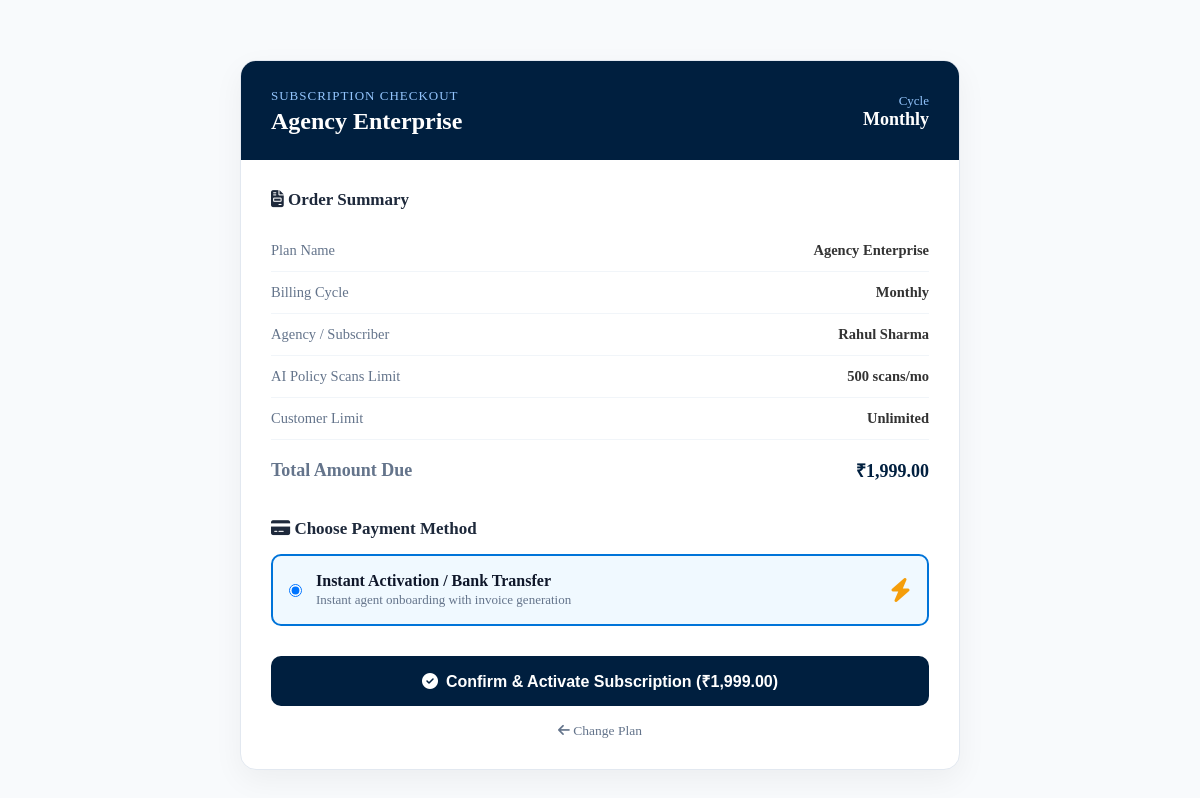
Page /payment_checkout.php?plan_id=3&cycle=monthly (signed in) on the committed database.
### tables this page shows
CREATE TABLE `subscription_plans` (
  `id` BIGINT AUTO_INCREMENT PRIMARY KEY,
  `name` VARCHAR(100) NOT NULL,
  `slug` VARCHAR(100) NOT NULL UNIQUE,
  `description` TEXT NULL,
  `monthly_price` DECIMAL(10,2) NOT NULL DEFAULT 0.00,
  `quarterly_price` DECIMAL(10,2) NOT NULL DEFAULT 0.00,
  `yearly_price` DECIMAL(10,2) NOT NULL DEFAULT 0.00,
  `validity_days` INT NOT NULL DEFAULT 30,
  `max_customers` INT NOT NULL DEFAULT 100,
  `max_policies` INT NOT NULL DEFAULT 200,
  `monthly_ai_scans` INT NOT NULL DEFAULT 50,
  `team_members_limit` INT NOT NULL DEFAULT 1,
  `whatsapp_limit` INT NOT NULL DEFAULT 500,
  `reports_access` BOOLEAN NOT NULL DEFAULT TRUE,
  `advanced_features` BOOLEAN NOT NULL DEFAULT FALSE,
  `is_trial` BOOLEAN NOT NULL DEFAULT FALSE,
  `trial_days` INT NOT NULL DEFAULT 0,
  `is_active` BOOLEAN NOT NULL DEFAULT TRUE,
  `display_order` INT NOT NULL DEFAULT 0,
  `created_at` DATETIME DEFAULT CURRENT_TIMESTAMP,
  `updated_at` DATETIME DEFAULT CURRENT_TIMESTAMP ON UPDATE CURRENT_TIMESTAMP,
  INDEX `idx_plan_slug` (`slug`),
  INDEX `idx_plan_active` (`is_active`)
);

CREATE TABLE `agents` (
  `id` BIGINT AUTO_INCREMENT PRIMARY KEY,
  `user_id` BIGINT NOT NULL UNIQUE,
  `branch_id` BIGINT NULL,
  `agent_code` VARCHAR(30) NOT NULL UNIQUE,
  `name` VARCHAR(150) NOT NULL,
  `agency_name` VARCHAR(200) NULL,
  `mobile` VARCHAR(15) NOT NULL,
  `email` VARCHAR(200) NULL,
  `address` TEXT NULL,
  `city` VARCHAR(100) NULL,
  `pincode` VARCHAR(10) NULL,
  `state` VARCHAR(100) NULL,
  `pan_number` VARCHAR(10) NULL,
  `aadhar_number` VARCHAR(12) NULL,
  `license_number` VARCHAR(30) NULL,
  `license_expiry_date` DATE NULL,
  `tds_rate` DECIMAL(5,2) NOT NULL DEFAULT 5.00,
  `joining_date` DATE NULL,
  `bank_name` VARCHAR(100) NULL,
  `bank_account_no` VARCHAR(20) NULL,
  `ifsc_code` VARCHAR(11) NULL,
  `referral_code` VARCHAR(50) NULL,
  `referred_by_agent_id` BIGINT NULL,
  `logo_path` VARCHAR(255) NULL,
  `whatsapp_consent` TINYINT(1) NOT NULL DEFAULT 1,
  `email_consent` TINYINT(1) NOT NULL DEFAULT 1,
  `terms_accepted_at` DATETIME NULL,
  `active_subscription_id` BIGINT NULL,
  `upi_id` VARCHAR(60) NULL,
  `wallet_balance` DECIMAL(14,2) DEFAULT 0.00,
  `outstanding_balance` DECIMAL(14,2) DEFAULT 0.00,
  `is_active` BOOLEAN DEFAULT TRUE,
  `created_at` DATETIME DEFAULT CURRENT_TIMESTAMP,
  `updated_at` DATETIME DEFAULT CURRENT_TIMESTAMP ON UPDATE CURRENT_TIMESTAMP,
  FOREIGN KEY (`user_id`) REFERENCES `users`(`id`) ON DELETE CASCADE,
  FOREIGN KEY (`branch_id`) REFERENCES `branches`(`id`) ON DELETE SET NULL,
  INDEX `idx_user_id` (`user_id`),
  INDEX `idx_branch_id` (`branch_id`),
  INDEX `idx_agent_code` (`agent_code`),
  INDEX `idx_license_expiry` (`license_expiry_date`),
  INDEX `idx_ag_active_sub` (`active_subscription_id`),
  INDEX `idx_ag_ref_code` (`referral_code`)
);

### config.php (called while the page is built, shortened)
<?php
function getDBConnection() {
    try {
        for ($try = 0; ; $try++) {
            try {
                $conn = new mysqli(DB_HOST, DB_USER, DB_PASS, DB_NAME);
                break;
            } catch (mysqli_sql_exception $e) {
                if ($try >= 3 || in_array($e->getCode(), [1044, 1045, 1049], true)) throw $e;
                error_log("DB connect retry " . ($try + 1) . ": " . $e->getMessage());
                usleep([150000, 400000, 900000][$try]);
            }
        }
        $conn->set_charset("utf8mb4");
        return $conn;
    } catch (Throwable $e) {
        error_log("Database error: " . $e->getMessage());
        $msg = htmlspecialchars($e->getMessage());
        die("<div style='font-family:sans-serif;max-width:620px;margin:50px auto;padding:25px;border:1px solid #f5c6cb;background:#f8d7da;color:#721c24;border-radius:8px;box-shadow:0 4px 12px rgba(0,0,0,0.08);'>
            <h3 style='margin-top:0;color:#721c24;'>Database Error</h3>
            <p><strong>Cause:</strong> " . $msg . "</p>
            <p style='font-size:14px;color:#555;'>Please verify your credentials in <code>config.php</code> or initialize your database using <a href='setup.php' style='color:#0d6efd;font-weight:bold;'>setup.php</a>.</p>
        </div>");
    }
}
function getSetting($key, $default = null) {
    try {
        $conn = getDBConnection();
        $stmt = $conn->prepare("SELECT setting_value FROM system_settings WHERE setting_key = ?");
        $stmt->bind_param("s", $key);
        $stmt->execute();
        $result = $stmt->get_result();
        if ($result->num_rows > 0) {
            $row = $result->fetch_assoc();
            $value = $row['setting_value'];
            return $value;
        }
        return $default;
    } catch (Exception $e) {
        error_log("Get setting error: " . $e->getMessage());
        return $default;
    }
}
function agentIdForUser($conn, $uid) {
    static $memo = [];
    $uid = (int)$uid;
    $st = $conn->prepare("SELECT id FROM agents WHERE user_id = ? LIMIT 1");
    $st->bind_param('i', $uid);
    $st->execute();
    $r = $st->get_result()->fetch_row();
    return $memo[$uid] = $r ? (int)$r[0] : null;
}
function getBranding() {
    static $cache = null;
    $defaults = [
        'site_name' => 'Insurance Management System',
        'site_logo' => 'uploads/logos/site_logo.png',
        'currency_symbol' => '₹',
        'site_footer' => ''
    ];
    try {
        $logo = getSetting('site_logo', $defaults['site_logo']);
        $cache = [
            'site_name' => getSetting('site_name', $defaults['site_name']),
            'site_logo' => $logo,
            'currency_symbol' => getSetting('currency_symbol', $defaults['currency_symbol']),
            'site_footer' => getSetting('site_footer', $defaults['site_footer'])
        ];
    } catch (Exception $e) {
        $cache = $defaults;
    }
    return $cache;
}

### payment_checkout.php (the view, shortened to what this page needs)
<?php
require_once 'config.php';
$userId = (int)($_SESSION['user_id'] ?? 0);
$conn = getDBConnection();
$branding = getBranding();
$currency = $branding['currency_symbol'] ?? '₹';
$aid = agentIdForUser($conn, $userId);
$planId = (int)($_GET['plan_id'] ?? 0);
$cycle = strtolower(trim($_GET['cycle'] ?? 'monthly'));
$pStmt = $conn->prepare("SELECT * FROM subscription_plans WHERE id = ? AND is_active = 1 LIMIT 1");
$pStmt->bind_param("i", $planId);
$pStmt->execute();
$plan = $pStmt->get_result()->fetch_assoc();
if ($plan['is_trial']) {
    $cycle = 'trial';
    $amount = 0.00;
} else {
    if ($cycle === 'quarterly') {
        $amount = (float)$plan['quarterly_price'];
    } elseif ($cycle === 'yearly') {
        $amount = (float)$plan['yearly_price'];
    } else {
        $cycle = 'monthly';
        $amount = (float)$plan['monthly_price'];
    }
}
$agentStmt = $conn->prepare("SELECT a.*, u.email AS user_email FROM agents a JOIN users u ON u.id = a.user_id WHERE a.id = ? LIMIT 1");
$agentStmt->bind_param("i", $aid);
$agentStmt->execute();
$agent = $agentStmt->get_result()->fetch_assoc();
$razorpayEnabled = getSetting('razorpay_enabled', '0') === '1';
$offlineEnabled = getSetting('payment_offline_enabled', '1') === '1';
$razorpayOrderId = null;
?>
<!DOCTYPE html>
<html lang="en">
<head>
    <link rel="stylesheet" href="styles.css?v=5.0">
    <link rel="stylesheet" href="https://cdnjs.cloudflare.com/ajax/libs/font-awesome/6.5.1/css/all.min.css">
</head>
<body style="background: #f8fafc; font-family: inherit;">
    <div style="padding: 20px;">
        <div class="checkout-box">
            <div class="checkout-head">
                <div style="display: flex; justify-content: space-between; align-items: center;">
                    <div>
                        <span style="font-size: 13px; text-transform: uppercase; letter-spacing: 1px; color: #93c5fd;">Subscription Checkout</span>
                        <h2 style="margin: 4px 0 0; font-size: 24px; color: white;"><?php echo htmlspecialchars($plan['name']); ?></h2>
                    </div>
                    <div style="text-align: right;">
                        <span style="font-size: 13px; color: #93c5fd;">Cycle</span>
                        <div style="font-size: 18px; font-weight: 700; text-transform: capitalize;"><?php echo htmlspecialchars($cycle); ?></div>
                    </div>
                </div>
            </div>
            <div class="checkout-body">
                <h3 style="margin-top: 0; color: #1e293b; font-size: 17px;"><i class="fas fa-file-invoice"></i> Order Summary</h3>
                <table class="order-summary-table">
                    <tr>
                        <td style="color: #64748b;">Plan Name</td>
                        <td style="text-align: right; font-weight: 600;"><?php echo htmlspecialchars($plan['name']); ?></td>
                    </tr>
                    <tr>
                        <td style="color: #64748b;">Billing Cycle</td>
                        <td style="text-align: right; font-weight: 600; text-transform: capitalize;"><?php echo htmlspecialchars($cycle); ?></td>
                    </tr>
                    <tr>
                        <td style="color: #64748b;">Agency / Subscriber</td>
                        <td style="text-align: right; font-weight: 600;"><?php echo htmlspecialchars($agent['agency_name'] ?: $agent['name']); ?></td>
                    </tr>
                    <tr>
                        <td style="color: #64748b;">AI Policy Scans Limit</td>
                        <td style="text-align: right; font-weight: 600;"><?php echo number_format($plan['monthly_ai_scans']); ?> scans/mo</td>
                    </tr>
                    <tr>
                        <td style="color: #64748b;">Customer Limit</td>
                        <td style="text-align: right; font-weight: 600;"><?php echo (int)$plan['max_customers'] > 99999 ? 'Unlimited' : number_format($plan['max_customers']); ?></td>
                    </tr>
                    <tr>
                        <td style="color: #64748b;">Total Amount Due</td>
                        <td style="text-align: right; color: #001f3f;"><?php echo $currency . number_format($amount, 2); ?></td>
                    </tr>
                </table>
                <h3 style="margin: 25px 0 15px; color: #1e293b; font-size: 17px;"><i class="fas fa-credit-card"></i> Choose Payment Method</h3>
                <?php if ($offlineEnabled || !$razorpayOrderId): ?>
                    <div class="method-card <?php echo (!$razorpayOrderId) ? 'active' : ''; ?>" onclick="selectMethod('offline')">
                        <div style="display: flex; align-items: center; gap: 14px;">
                            <input type="radio" name="pay_method" id="m_offline" value="offline" <?php echo (!$razorpayOrderId) ? 'checked' : ''; ?>>
                            <div>
                                <label for="m_offline" style="font-weight: 700; color: #0f172a; cursor: pointer; display: block;">Instant Activation / Bank Transfer</label>
                                <span style="font-size: 13px; color: #64748b;">Instant agent onboarding with invoice generation</span>
                            </div>
                        </div>
                        <i class="fas fa-bolt" style="font-size: 24px; color: #f59e0b;"></i>
                    </div>
                <?php endif; ?>
                <div style="margin-top: 30px;">
                    <form method="POST" action="payment_verify.php" id="offlineForm" style="<?php echo ($razorpayEnabled && $razorpayOrderId) ? 'display:none;' : ''; ?>">
                        <button type="submit" class="btn btn-primary btn-block" style="width: 100%; padding: 14px; font-size: 16px; font-weight: 700; border-radius: 8px;">
                            <i class="fas fa-check-circle"></i> Confirm & Activate Subscription (<?php echo $currency . number_format($amount, 2); ?>)
                        </button>
                    </form>
                    <div style="margin-top: 15px; text-align: center;">
                        <a href="agent_plans.php" style="color: #64748b; font-size: 13.5px; text-decoration: none;">
                            <i class="fas fa-arrow-left"></i> Change Plan
                        </a>
                    </div>
                </div>
            </div>
        </div>
    </div>
</body>
</html>

### payment_checkout.php (style rules this page uses)
.checkout-box { max-width: 720px; margin: 40px auto; background: white; border-radius: 16px; border: 1px solid #e2e8f0; box-shadow: 0 10px 30px rgba(0, 0, 0, 0.05); overflow: hidden; }
.checkout-head { background: #001f3f; color: white; padding: 25px 30px; }
.checkout-body { padding: 30px; }
.order-summary-table { width: 100%; border-collapse: collapse; margin: 20px 0; }
.order-summary-table td { padding: 12px 0; border-bottom: 1px solid #f1f5f9; font-size: 14.5px; }
.order-summary-table tr:last-child td { border-bottom: none; font-weight: 700; font-size: 18px; color: #001f3f; padding-top: 18px; }
.method-card { border: 2px solid #cbd5e1; border-radius: 10px; padding: 16px; display: flex; align-items: center; justify-content: space-between; margin-bottom: 15px; cursor: pointer; transition: all 0.2s; }
.method-card:hover, .method-card.active { border-color: #0074D9; background: #f0f9ff; }

### rows in the picture
subscription_plans: name "Agency Enterprise", monthly_ai_scans "500", monthly_price "1,999.00"
agents: name "Rahul Sharma"

### other values in the picture
$cycle "Monthly"
$currency "₹"
